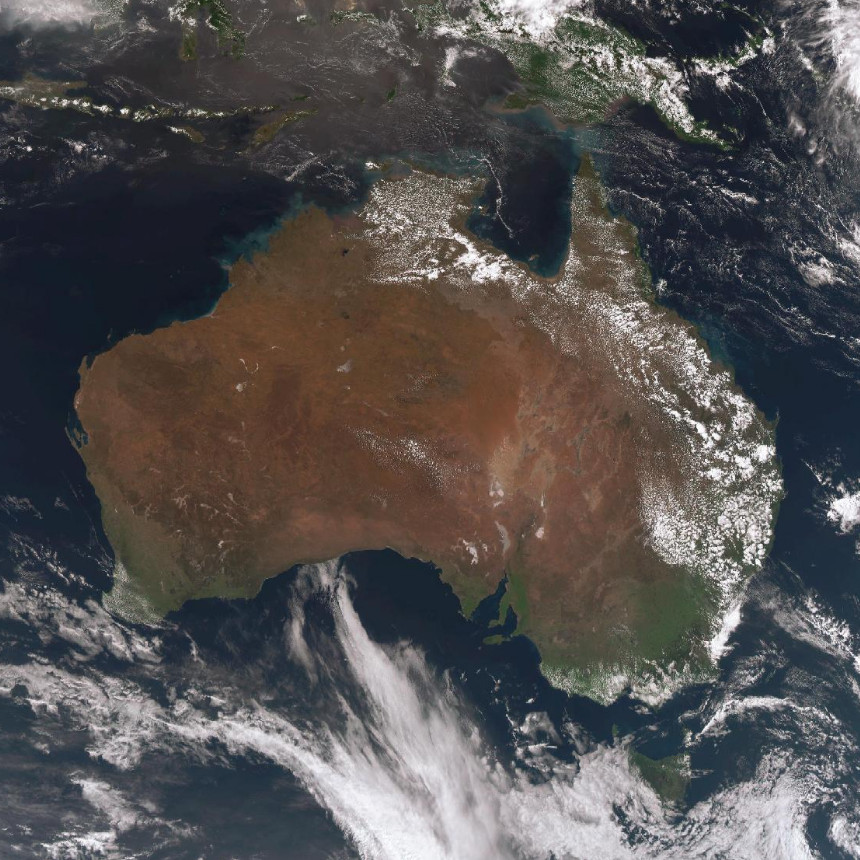
#> input picture Australia.jpg, 860 x 860 px
$ python 7_przetwarzanie_obrazow.py
#> lines starting #> are read from the running program, lines starting #| are printed output that depends on the picture
import matplotlib.pyplot as plt
import numpy as np

obraz = plt.imread("Australia.jpg")  # wczytuje obraz
#> obraz is the input picture: shape (860, 860, 3); mean R, G, B 84, 80.8, 80.5
print(obraz.shape)  # wyswietla (wiersze, kolumny, liczbe warswt kolorow)
#| (860, 860, 3)

x = obraz.shape[0]  # wiersze
#> x = 860
y = obraz.shape[1]  # kolumny
#> y = 860

print("Rozmiary obrazu:", x, "x", y)
#| Rozmiary obrazu: 860 x 860
nowy_x = int(input("Podaj jaki procent wierszy chcesz wyswietlic: "))
#> the answer given: 3
if nowy_x > 100 or nowy_x < 0:
    print("Bledna wartosc, nie moze byc wieksze niz 100% oraz mniejsze niz 0%")
else:
    nowy_x = (nowy_x / 100) * x  # zmienia podana wartosc nowego x z procent na liczbe
#> nowy_x = 25.8
    nowy_x = int(nowy_x)
#> nowy_x = 25

nowy_y = int(input("Podaj jaki procent kolumn chcesz wyswietlic: "))  # tak samo jak z nowy_x
#> the answer given: 3
if nowy_y > 100 or nowy_y < 0:
    print("Bledna wartosc, nie moze byc wieksze niz 100% oraz mniejsze niz 0%")
else:
    nowy_y = (nowy_y / 100) * y
#> nowy_y = 25.8
    nowy_y = int(nowy_y)
#> nowy_y = 25

print("Nowe wymiary obrazu to: ", nowy_x, "x", nowy_y)
#| Nowe wymiary obrazu to:  25 x 25
nowy_obraz = obraz[:nowy_x - 1, :nowy_y - 1, :]  # podstawia do nowego obrazu nowe wymiary, indeksy o -1, poniewaz sa numerowane od 0
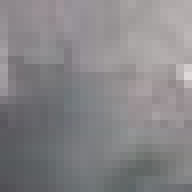
#> nowy_obraz: shape (24, 24, 3) (shown 8 times larger); mean R, G, B 134.6, 132.7, 135.1

# dzieli na trzy  warstwy kolorow
red = nowy_obraz[:, :, 0]  # 0 poniwaz jest to pierwszy kolor w RGB
green = nowy_obraz[:, :, 1]  # 1 poniewaz drugi kolor
blue = nowy_obraz[:, :, 2]  # analogicznie do tamtych
# fig, ax = plt.subplots(1, 4, figsize=[15, 7])  # tworzy 1 rzad, 4 wykresow, w dany rozmiarze (1 - "wiersze", 4 - "kolumny, figsize - "rozmiar"
# ax[0].imshow(red, cmap="gray")  # pierwszy wykres
# ax[0].set_title("Czerwony")  # dodaje tytul wykresu
# ax[1].imshow(green, cmap="gray")  # drugi wykres
# ax[1].set_title("Zielony")
# ax[2].imshow(blue, cmap="gray")  # trzeci wykres
# ax[2].set_title("Niebieski")
# ax[3].set_title("Oryginalny")  # czwarty wykres to zwykly obraz
# fig.suptitle("RGB w odcieniach szarosci")  # dodaje tytyl figurze

# lab 8
[hist1, edges1] = np.histogram(red, bins=40, range=(0, 255))  # bins-ile mamy przedzialow
#> hist1 = 40 values, max 65 at index 23, min 0 at index 0, mean 14.4; edges1 = 41 values from 0 to 255
hist2, edges2 = np.histogram(green, bins=40, range=(0, 255))
#> hist2 = 40 values, max 78 at index 22, min 0 at index 0, mean 14.4; edges2 = 41 values from 0 to 255
hist3, edges3 = np.histogram(blue, bins=40, range=(0, 255))
#> hist3 = 40 values, max 81 at index 23, min 0 at index 0, mean 14.4; edges3 = 41 values from 0 to 255

# histogramy osobno
# fig, ax = plt.subplots(1, 1)
# ax[0].bar(edges1[0:-1], hist1, color="red", width=6)
# ax[0].bar(edges2[0:-1], hist2, color="green", width=6)
# ax[0].bar(edges3[0:-1], hist3, color="blue", width=6)

# histogramy razem
plt.figure()
plt.bar(edges1[0:-1], hist1, color="red", width=6, alpha=0.5)
plt.bar(edges2[0:-1], hist2, color="green", width=6, alpha=0.5)
plt.bar(edges3[0:-1], hist3, color="blue", width=6, alpha=0.5)
# plt.imshow(nowy_obraz)
plt.show()
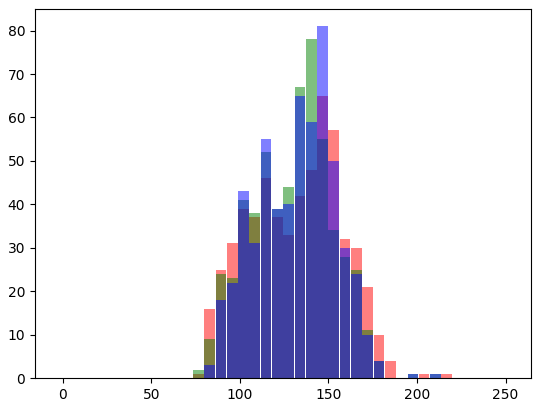
#> figure drawn by matplotlib, 1 panel; tallest bar 65 high, from x = 143.6 to 149.6; tallest bar 78 high, from x = 137.2 to 143.2; tallest bar 81 high, from x = 143.6 to 149.6
